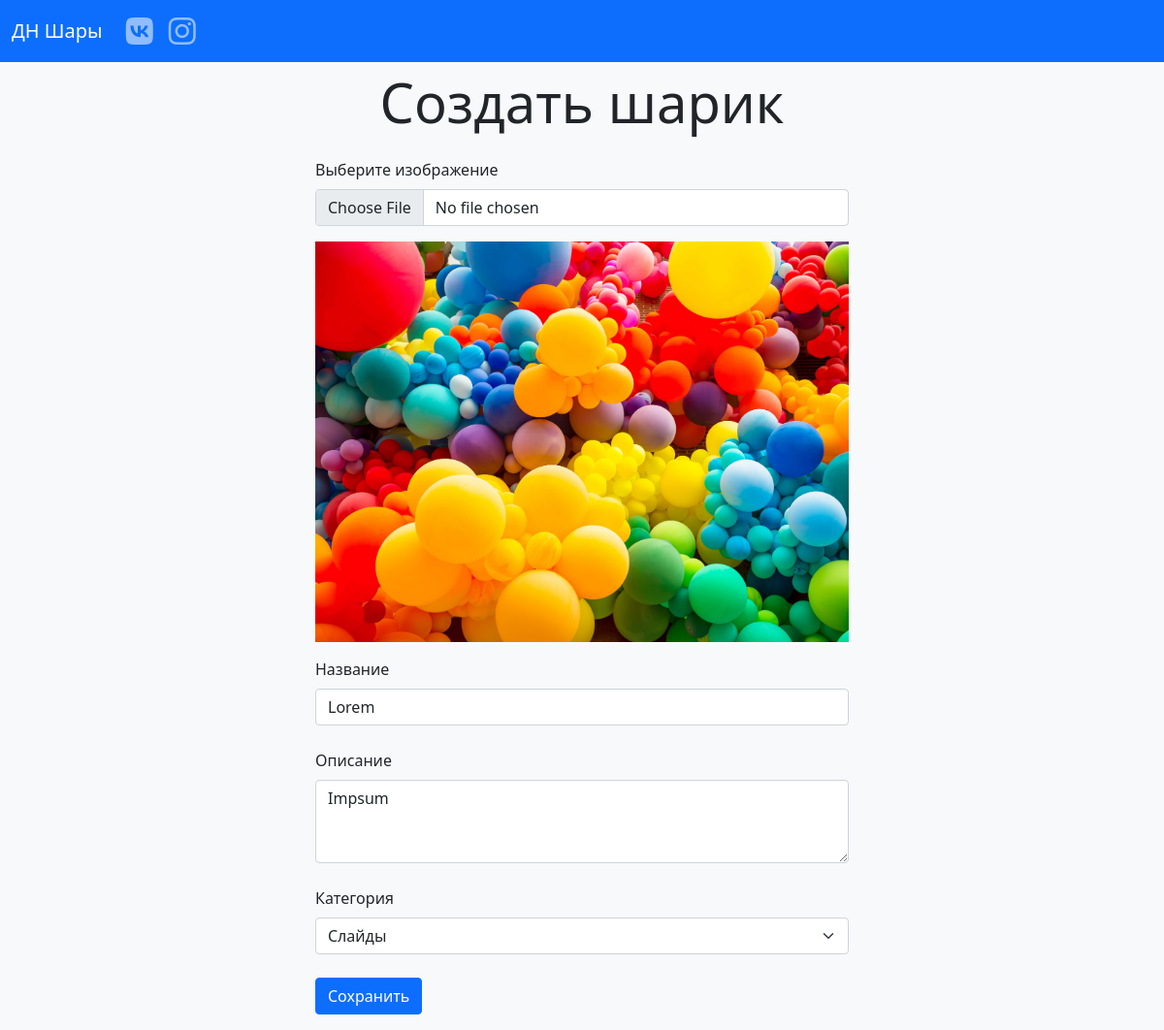
The page /product-form.php?id=4 on the database its author committed.
### tables this page shows
CREATE TABLE `products` (
  `id` int(11) NOT NULL,
  `user_id` int(11) NOT NULL,
  `category_id` int(11) NOT NULL,
  `image_name` varchar(55) NOT NULL,
  `title` varchar(255) NOT NULL,
  `description` text NOT NULL,
  `price` int(11) DEFAULT NULL
);

CREATE TABLE `categories` (
  `id` int(11) NOT NULL,
  `name` varchar(255) NOT NULL
);

### config.php (called while the page is built)
<?php
$dns = 'mysql:host=localhost;dbname=balloons;charset=utf8';
$user = 'root';
$password = '';

### includes/classes/Model.php (called while the page is built, shortened)
<?php
class Model
{
    protected $tableName;
    private $pdo;
    public function __construct() {
        include __DIR__ . '/../../config.php';
        $this->pdo = new PDO($dns, $user, $password);
        $this->pdo->setAttribute(PDO::ATTR_ERRMODE, PDO::ERRMODE_EXCEPTION);
    }
    private function query($sql, $params = [])
    {
        $query = $this->pdo->prepare($sql);
        $query->execute($params);
        $query->setFetchMode(PDO::FETCH_CLASS, get_called_class());
        return $query;
    }
    public function get($column, $value)
    {
        $sql = "SELECT * FROM $this->tableName WHERE $column = :$column";
        $params = [":$column" => $value];
        $query = $this->query($sql, $params);
        return $query->fetch();
    }
    public function getAll($where = [], $params = [])
    {
        $sql = "SELECT * FROM $this->tableName";
        if (isset($params['order_by'])) {
            if ($params['order_by'][0] === '-') {
                $sql .= ' ORDER BY ' . substr($params['order_by'], 1) . ' DESC';
            } else {
                $sql .= ' ORDER BY ' . $params['order_by'] . ' ASC';
            }
        }
        $query = $this->query($sql, $where);
        return $query->fetchAll();
    }
}

### includes/classes/ProductModel.php (called while the page is built, shortened)
<?php
include_once 'Model.php';
class ProductModel extends Model
{
    public function getImageUrl()
    {
        $httpsOrHttp = isset($_SERVER['HTTPS']) && $_SERVER['HTTPS'] === 'on' ? 'https' : 'http';
        $host = $_SERVER['HTTP_HOST'];
        $url = "/images/$this->image_name";
        return $httpsOrHttp . '://' . $host . $url;
    }
}

### product-form.php (the view, shortened to what this page needs)
<?php
include 'header.php';
include 'includes/classes/ProductModel.php';
if (isset($_GET['id'])) {
    $product = (new ProductModel)->get('id', $_GET['id']);
}
$categories = (new CategoryModel)->getAll([], ['order_by' => 'id']);
?>
<div class="product-form mx-auto">
    <h1 class="display-4 text-center mb-4">Создать шарик</h1>
    <form action="includes/product-submit" method="post" enctype="multipart/form-data">
        <div class="mb-3">
            <label for="image" class="form-label">Выберите изображение</label>
            <input class="form-control" type="file" id="image" name="image">
            <div class="mt-3">
                <img src="<?= isset($product) ? $product->getImageUrl() : '' ?>" alt="" id="image-preview" class="w-100">
            </div>
        </div>
        <div class="mb-4">
            <label for="title" class="form-label">Haзвание</label>
            <input type="text" class="form-control" id="title" name="title" value="<?= $_GET['title'] ?? $product->title ?? '' ?>">
        </div>
        <div class="mb-4">
            <label for="description" class="form-label">Описание</label>
            <textarea class="form-control" id="description" name="description" rows="3"><?= $_GET['description'] ?? $product->description ?? '' ?></textarea>
        </div>
        <div class="mb-4">
            <label for="category_id" class="form-label">Категория</label>
            <select class="form-select" id="category_id" name="category_id">
                <?php foreach ($categories as $category): ?>
                    <option
                        value="<?= $category->id ?>"
                        <?= isset($product->category_id) ? $product->category_id == $category->id ? 'selected' : '' : '' ?>
                    >
                        <?= $category->name ?>
                    </option>
                <?php endforeach; ?>
            </select>
        </div>
        <button type="submit" name="product-submit" class="btn btn-primary">Сохранить</button>
    </form>
</div>
<?php include 'footer.php' ?>

### styles.css (style rules this page uses)
@media screen and (min-width: 768px) { .product-form { width: 550px; } }

### rows shown on the page
products: image_name (picture), title "Lorem", description "Impsum", category_id "Слайды"
